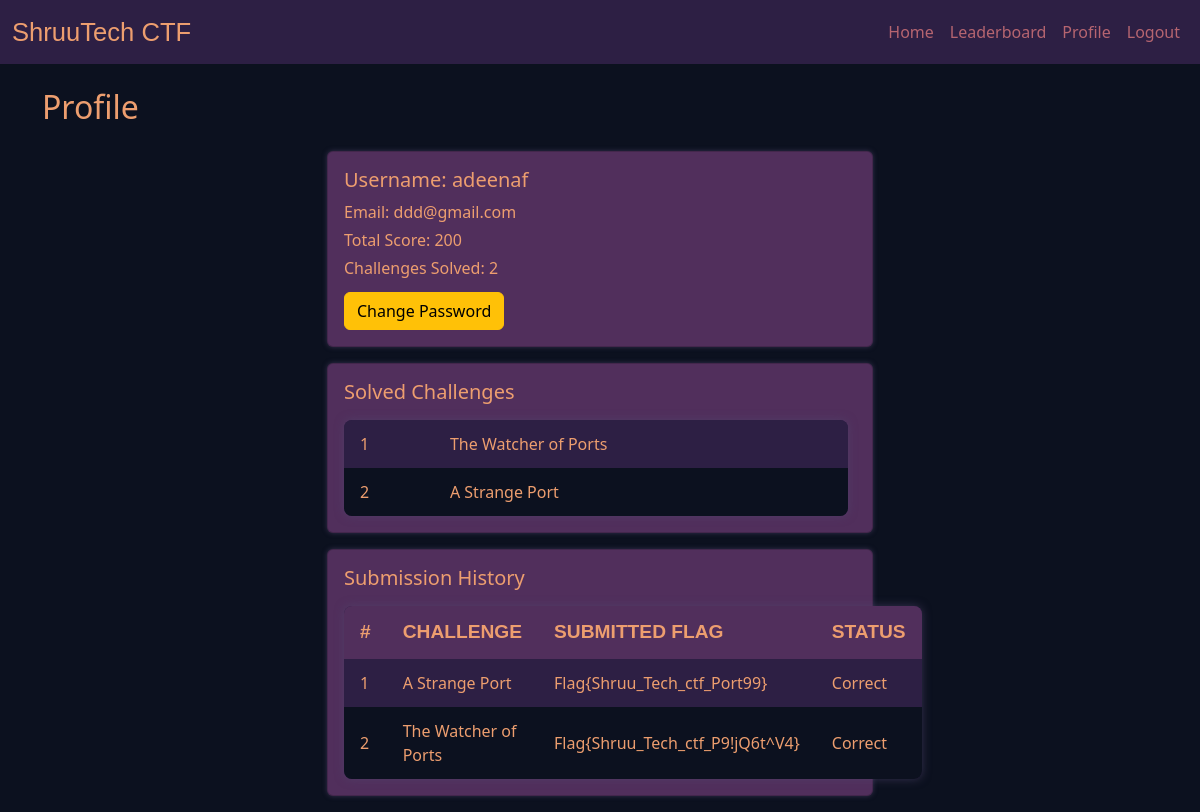
The page /profile (signed in) on the database as committed earlier.
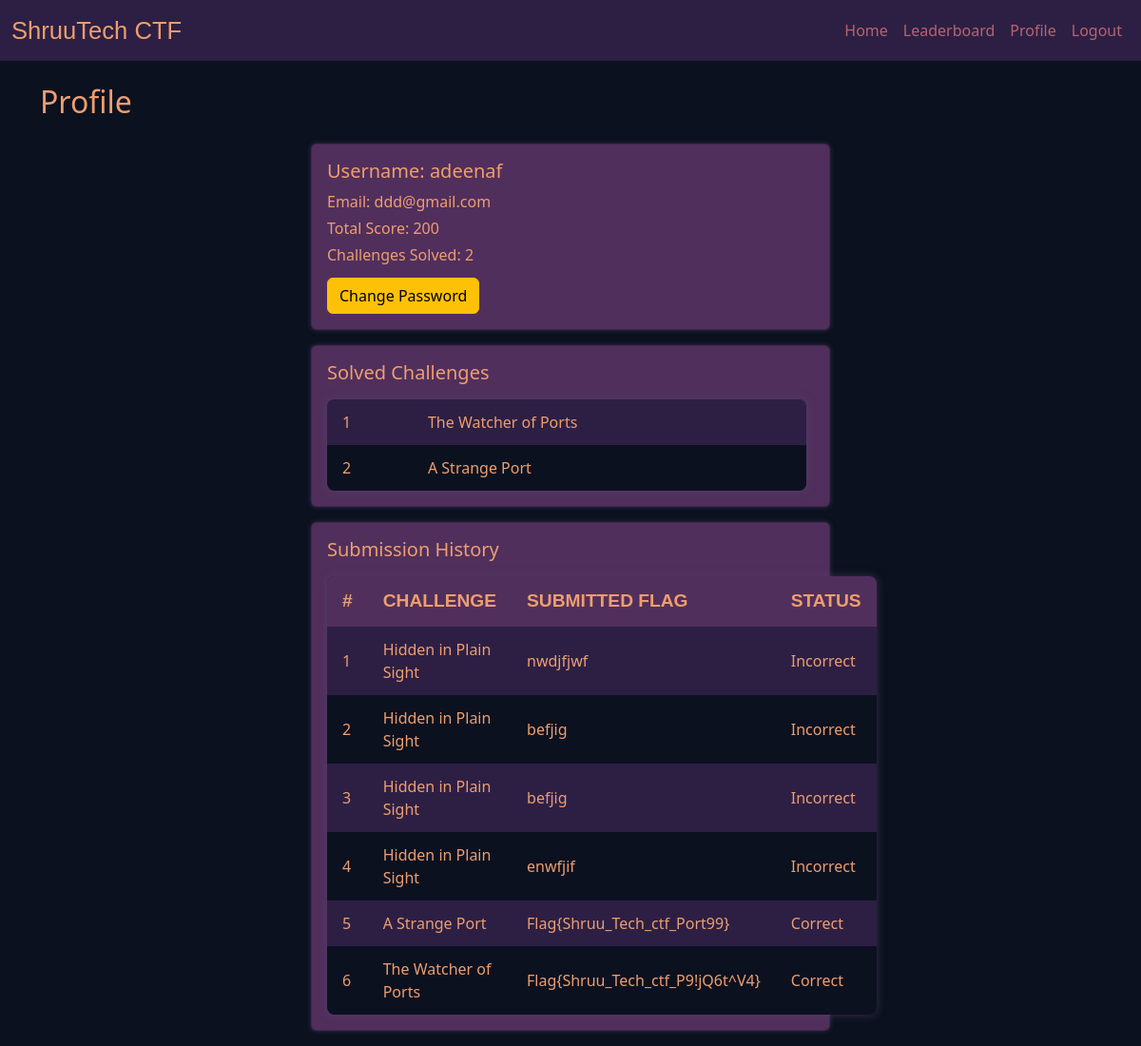
The same page on the database as committed later.
### tables this page shows
CREATE TABLE challenges (
    id INTEGER PRIMARY KEY,
    title TEXT,
    hint TEXT,
    path_shown BOOLEAN,
    flag TEXT,
    points INTEGER
);

CREATE TABLE submissions (
    id INTEGER PRIMARY KEY AUTOINCREMENT,
    user_id INTEGER,
    challenge_id INTEGER,
    flag TEXT,
    status TEXT,
    timestamp DATETIME DEFAULT CURRENT_TIMESTAMP,
    FOREIGN KEY(user_id) REFERENCES users(id),
    FOREIGN KEY(challenge_id) REFERENCES challenges(id)
);

### app.py (the view)
@app.route("/profile")
@login_required
def profile():
    user_id = session["user_id"]
    user_row = query_db("SELECT username, email, total_score FROM users WHERE id=?", (user_id,), one=True)
    if not user_row:
        flash("User not found.", "danger")
        return redirect(url_for("index"))
    challenges_solved = [dict(r) for r in query_db(
        "SELECT c.id, c.title FROM challenges c JOIN submissions s ON s.challenge_id=c.id WHERE s.user_id=? AND s.status='Correct' GROUP BY c.id", (user_id,)
    )]
    submissions = [dict(r) for r in query_db(
        "SELECT c.title as challenge_title, s.flag, s.status, s.timestamp FROM submissions s JOIN challenges c ON s.challenge_id=c.id WHERE s.user_id=? ORDER BY s.timestamp DESC", (user_id,)
    )]
    user = {**dict(user_row), "challenges_solved": challenges_solved, "submissions": submissions}
    return render_template("profile.html", user=user, current_page="profile")

### app.py (called while the page is built)
def get_db():
    conn = sqlite3.connect(DB_PATH)
    conn.row_factory = sqlite3.Row
    return conn

def query_db(query, args=(), one=False, commit=False):
    conn = get_db()
    cur = conn.cursor()
    cur.execute(query, args)
    if commit:
        conn.commit()
    rv = cur.fetchall()
    conn.close()
    return (rv[0] if rv else None) if one else rv

def login_required(func):
    from functools import wraps
    @wraps(func)
    def wrapper(*args, **kwargs):
        if not session.get("user_id"):
            flash("Please login first.", "warning")
            return redirect(url_for("login"))
        return func(*args, **kwargs)
    return wrapper

### templates/profile.html
{% extends "layout.html" %}
{% block content %}
<h2 class="mb-4">Profile</h2>
{% if session.get('user_id') %}
<div class="row">
    <div class="col-12 col-md-6 mx-auto">
        <div class="card mb-3">
            <div class="card-body">
                <h5 class="card-title">Username: {{ user.username }}</h5>
                <p class="card-text">Email: {{ user.email }}</p>
                <p class="card-text">Total Score: {{ user.total_score }}</p>
                <p class="card-text">Challenges Solved: {{ user.challenges_solved|length }}</p>
                <a href="{{ url_for('change_password') }}" class="btn btn-warning mt-2">
                    Change Password
                </a>
            </div>
        </div>
        <div class="card mb-3">
            <div class="card-body">
                <h5 class="card-title">Solved Challenges</h5>
                {% if user.challenges_solved %}
                <table>
                    <tbody>
                        {% for challenge in user.challenges_solved %}
                        <tr>
                            <td>{{ loop.index }}</td>
                            <td>{{ challenge.title }}</td>
                        </tr>
                        {% endfor %}
                    </tbody>
                </table>
                {% else %}
                <p class="card-text">You haven't solved any challenges yet.</p>
                {% endif %}
            </div>
        </div>
        <div class="card mb-3">
            <div class="card-body">
                <h5 class="card-title">Submission History</h5>
                {% if user.submissions %}
                <table>
                    <thead>
                        <tr>
                            <th>#</th>
                            <th>Challenge</th>
                            <th>Submitted Flag</th>
                            <th>Status</th>
                        </tr>
                    </thead>
                    <tbody>
                        {% for submission in user.submissions %}
                        <tr>
                            <td>{{ loop.index }}</td>
                            <td>{{ submission.challenge_title }}</td>
                            <td>{{ submission.flag }}</td>
                            <td>{{ submission.status }}</td>
                        </tr>
                        {% endfor %}
                    </tbody>
                </table>
                {% else %}
                <p class="card-text">No submissions yet.</p>
                {% endif %}
            </div>
        </div>
    </div>
</div>
{% else %}
<p>Please <a href="{{ url_for('login') }}">login</a> to view your profile.</p>
{% endif %}
{% endblock %}

Rows that differ between the two databases and show on the page:
added submissions: challenge_title "Hidden in Plain Sight", flag "nwdjfjwf", status "Incorrect"
added submissions: challenge_title "Hidden in Plain Sight", flag "befjig", status "Incorrect"
added submissions: challenge_title "Hidden in Plain Sight", flag "befjig", status "Incorrect"
added submissions: challenge_title "Hidden in Plain Sight", flag "enwfjif", status "Incorrect"
